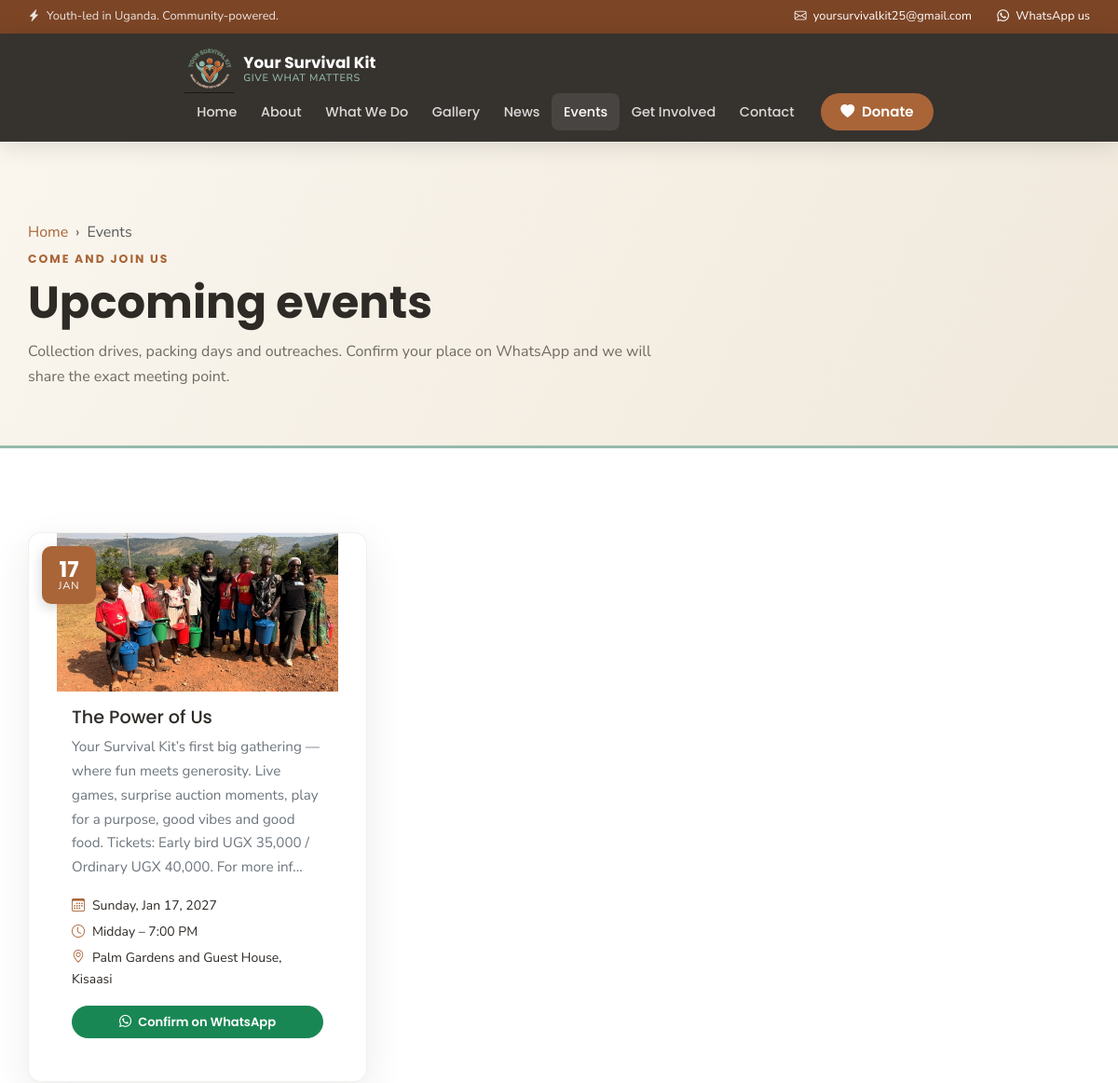
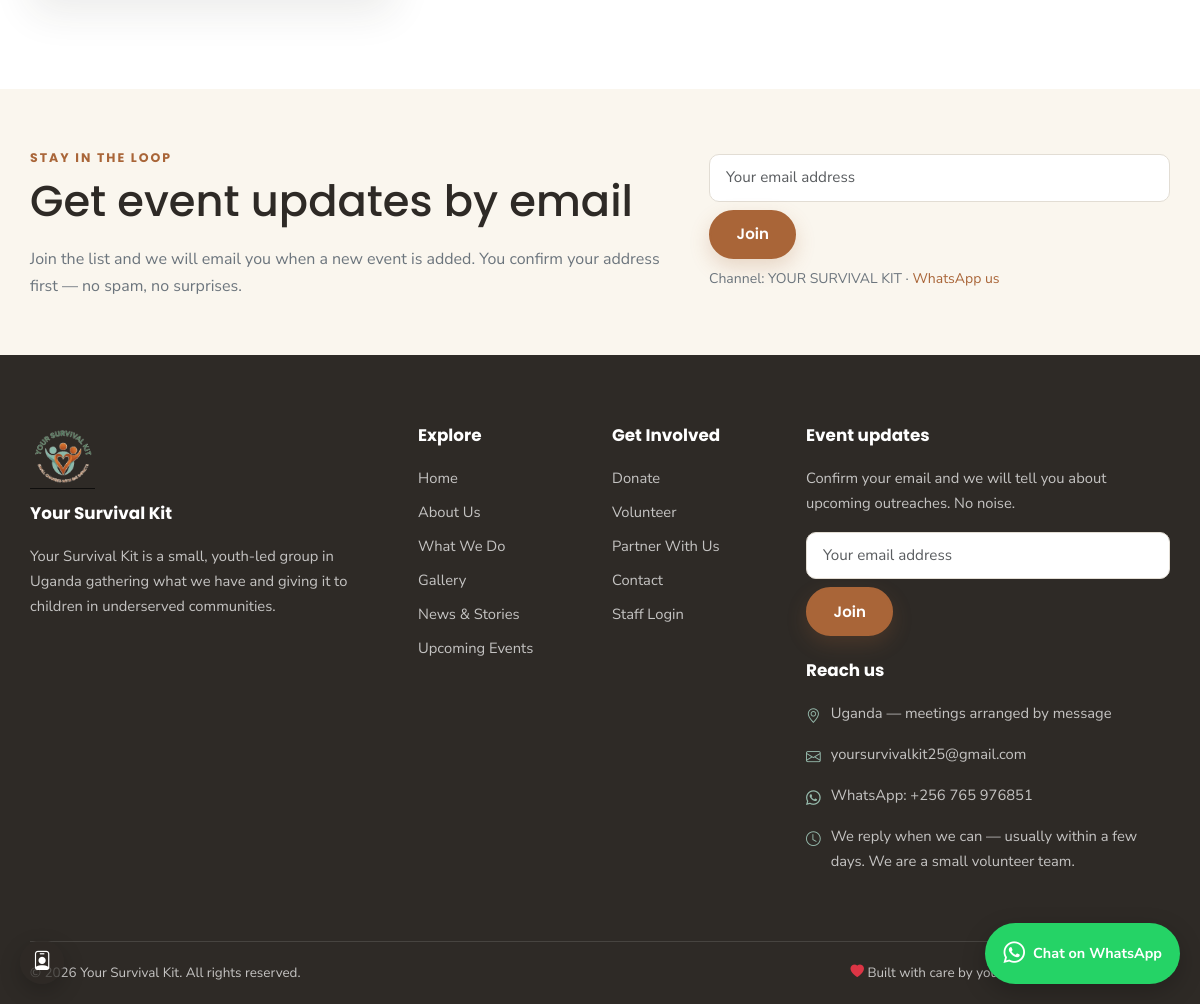
Screenshot of /events.php with the database file from the repository (2 pictures, top to bottom).
### tables this page shows
CREATE TABLE IF NOT EXISTS events (
  id          INT UNSIGNED AUTO_INCREMENT PRIMARY KEY,
  title       VARCHAR(180) NOT NULL,
  description TEXT,
  event_date  DATE NOT NULL,
  event_time  VARCHAR(60) DEFAULT NULL,
  location    VARCHAR(180) DEFAULT NULL,
  image       VARCHAR(255) DEFAULT NULL,
  status      ENUM('draft','published') NOT NULL DEFAULT 'published',
  created_at  TIMESTAMP NOT NULL DEFAULT CURRENT_TIMESTAMP,
  updated_at  TIMESTAMP NOT NULL DEFAULT CURRENT_TIMESTAMP ON UPDATE CURRENT_TIMESTAMP,
  KEY idx_date (event_date),
  KEY idx_status (status)
);

### includes/config.php (called while the page is built, shortened)
<?php
try {
    $dsn = 'mysql:host=' . DB_HOST . ';dbname=' . DB_NAME . ';charset=' . DB_CHARSET;
    $pdo = new PDO($dsn, DB_USER, DB_PASS, [
        PDO::ATTR_ERRMODE            => PDO::ERRMODE_EXCEPTION,
        PDO::ATTR_DEFAULT_FETCH_MODE => PDO::FETCH_ASSOC,
        PDO::ATTR_EMULATE_PREPARES   => false,
    ]);
} catch (PDOException $e) {
    http_response_code(500);
    die('<!doctype html><html><head><meta charset="utf-8"><title>Site unavailable</title></head>'
        . '<body style="font-family:sans-serif;text-align:center;padding:5rem">'
        . '<h1>We will be right back</h1><p>The site is temporarily unavailable. Please try again shortly.</p>'
        . '</body></html>');
}
$settings = [];
try {
    $stmt = $pdo->query('SELECT setting_key, setting_value FROM site_settings');
    foreach ($stmt as $row) {
        $settings[$row['setting_key']] = $row['setting_value'];
    }
} catch (PDOException $e) {
}
function setting(string $key, string $default = ''): string
{
    global $settings;
    return $settings[$key] ?? $default;
}
function url(string $path = ''): string
{
    return BASE_URL . ltrim($path, '/');
}
function asset(string $path): string
{
    return url('assets/' . ltrim($path, '/'));
}

### includes/functions.php (called while the page is built, shortened)
<?php
require_once __DIR__ . '/config.php';
function e($value): string
{
    return htmlspecialchars((string) $value, ENT_QUOTES | ENT_SUBSTITUTE, 'UTF-8');
}
function image_src(?string $filename, string $fallback = 'outreach/outreach-09.jpg'): string
{
    return $filename && is_file(UPLOAD_DIR . $filename)
        ? UPLOAD_URL . rawurlencode($filename)
        : asset('img/' . $fallback);
}
function ug_phone($phone): string|false
{
    $p = preg_replace('/[^0-9+]/', '', trim((string) $phone));
    if (preg_match('/^\+256\d{9}$/', $p)) return $p;
    return false;
}
function whatsapp_link(?string $phone = null, string $message = ''): string
{
    $number = $phone ? ug_phone($phone) : ug_phone(setting('whatsapp_number'));
    $url = 'https://wa.me/' . ltrim($number, '+');
    if ($message !== '') $url .= '?text=' . rawurlencode($message);
    return $url;
}
function excerpt(string $text, int $length = 160): string
{
    $text = trim(strip_tags($text));
    return mb_substr($text, 0, $length) . '…';
}

### events.php (the view, shortened to what this page needs)
<?php
require_once __DIR__ . '/includes/config.php';
require_once __DIR__ . '/includes/functions.php';
$today = date('Y-m-d');
$upcoming = $pdo->prepare(
    "SELECT * FROM events WHERE status = 'published' AND event_date >= ? ORDER BY event_date ASC, event_time ASC LIMIT 12"
);
$upcoming->execute([$today]);
$upcoming = $upcoming->fetchAll();
$waNumber = setting('whatsapp_number', '+256 765 976851');
include __DIR__ . '/includes/header.php';
?>
<section class="page-hero">
  <div class="ys-container">
    <nav aria-label="breadcrumb"><ol class="breadcrumb">
      <li class="breadcrumb-item"><a href="<?= e(url()) ?>">Home</a></li>
      <li class="breadcrumb-item active" aria-current="page">Events</li>
    </ol></nav>
    <span class="eyebrow">Come and join us</span>
    <h1>Upcoming events</h1>
    <p>Collection drives, packing days and outreaches. Confirm your place on WhatsApp and we will share the exact meeting point.</p>
  </div>
</section>
<section class="section">
  <div class="ys-container">
    <?php if ($upcoming): ?>
      <div class="row g-4">
        <?php foreach ($upcoming as $ev): ?>
          <?php
          $where = trim((string) $ev['location']) ?: 'Location shared with confirmed volunteers';
          $text  = 'Hello Your Survival Kit. I would like to join "' . $ev['title'] . '" on '
                 . date('D, M j, Y', strtotime($ev['event_date'])) . '.';
          ?>
          <div class="col-md-6 col-lg-4">
            <article class="card-ys event-card h-100">
              <div class="event-date">
                <strong><?= e(date('d', strtotime($ev['event_date']))) ?></strong>
                <span><?= e(date('M', strtotime($ev['event_date']))) ?></span>
              </div>
              <?php if ($ev['image']): ?>
                <img src="<?= e(image_src($ev['image'])) ?>" alt="<?= e($ev['title']) ?>" class="event-img">
              <?php else: ?>
                <img src="<?= e(asset('img/outreach/outreach-22.jpg')) ?>" alt="Your Survival Kit outreach" class="event-img">
              <?php endif; ?>
              <div class="p-3">
                <h4 class="h5 mb-2"><?= e($ev['title']) ?></h4>
                <p class="small text-secondary mb-3"><?= e($ev['description'] ? excerpt($ev['description'], 220) : 'More details will be shared on WhatsApp.') ?></p>
                <ul class="list-unstyled small mb-3">
                  <li class="mb-1"><i class="bi bi-calendar3 text-brown me-2"></i><?= e(date('l, M j, Y', strtotime($ev['event_date']))) ?></li>
                  <?php if ($ev['event_time']): ?><li class="mb-1"><i class="bi bi-clock text-brown me-2"></i><?= e($ev['event_time']) ?></li><?php endif; ?>
                  <li><i class="bi bi-geo-alt text-brown me-2"></i><?= e($where) ?></li>
                </ul>
                <a class="btn btn-success btn-sm w-100" href="<?= e(whatsapp_link($waNumber, $text)) ?>" target="_blank" rel="noopener"><i class="bi bi-whatsapp me-1"></i> Confirm on WhatsApp</a>
              </div>
            </article>
          </div>
        <?php endforeach; ?>
      </div>
    <?php endif; ?>
  </div>
</section>
<section class="section-sm section-alt">
  <div class="ys-container">
    <div class="row align-items-center gy-4">
      <div class="col-lg-7">
        <span class="eyebrow">Stay in the loop</span>
        <h2 class="section-title h3">Get event updates by email</h2>
        <p class="text-secondary mb-0">Join the list and we will email you when a new event is added. You confirm your address first — no spam, no surprises.</p>
      </div>
      <div class="col-lg-5">
        <form method="post" action="<?= e(url('newsletter.php')) ?>" class="d-flex flex-wrap gap-2">
          <input type="email" name="email" class="form-control flex-grow-1" style="min-width:180px" placeholder="Your email address" required aria-label="Email address">
          <button class="btn btn-ys" type="submit">Join</button>
        </form>
        <small class="text-secondary d-block mt-2">Channel: <?= e(setting('whatsapp_channel', 'YOUR SURVIVAL KIT')) ?> · <a href="<?= e(whatsapp_link($waNumber, 'Hello! Please add me to the Your Survival Kit WhatsApp channel.')) ?>" target="_blank" rel="noopener" class="text-brown">WhatsApp us</a></small>
      </div>
    </div>
  </div>
</section>
<?php include __DIR__ . '/includes/footer.php'; ?>

### assets/css/style.css (style rules this page uses)
:root { --ys-brown: #a96538; --ys-brown-dark: #7c4526; --ys-green: #96baac; --ys-green-dark: #5c8577; --ys-ink: #2e2a26; --ys-muted: #6f6a62; --ys-cream: #faf6ee; --ys-sand: #f0e8db; --ys-gold: #e5b24b; --ys-white: #ffffff; --ys-radius: 14px; --ys-shadow: 0 14px 40px rgba(46, 42, 38, .09); --ys-font-head: 'Poppins', sans-serif; --ys-font-body: 'Nunito Sans', sans-serif; }
html { scroll-behavior: smooth; }
body { font-family: var(--ys-font-body); color: var(--ys-ink); background: var(--ys-white); font-size: 16px; line-height: 1.7; }
h1, h2, h3, h4, h5, h6 { font-family: var(--ys-font-head); font-weight: 700; color: var(--ys-ink); }
a { color: var(--ys-brown); text-decoration: none; transition: color .2s ease; }
img { max-width: 100%; }
.ys-container { max-width: 1180px; margin: 0 auto; padding: 0 20px; }
.section { padding: 90px 0; }
.section-sm { padding: 55px 0; }
.section-alt { background: var(--ys-cream); }
.eyebrow { display: inline-block; font: 700 .78rem/1 var(--ys-font-head); letter-spacing: .16em; text-transform: uppercase; color: var(--ys-brown); margin-bottom: 12px; }
.section-title { font-size: clamp(1.9rem, 4vw, 2.7rem); line-height: 1.2; margin-bottom: 18px; }
.text-brown { color: var(--ys-brown) !important; }
.btn { border-radius: 50px; padding: .7rem 1.6rem; font-family: var(--ys-font-head); font-weight: 600; font-size: .94rem; }
.btn-ys { background: var(--ys-brown); color: #fff; border: 2px solid var(--ys-brown); box-shadow: 0 8px 20px rgba(169,101,56,.22); }
.btn-sm { padding: .4rem 1rem; font-size: .82rem; }
.page-hero { background: linear-gradient(120deg, var(--ys-cream), var(--ys-sand)); padding: 70px 0 60px; border-bottom: 3px solid var(--ys-green); }
.page-hero h1 { font-size: clamp(2rem, 4.5vw, 3rem); margin-bottom: 10px; }
.page-hero p { color: var(--ys-muted); max-width: 680px; margin: 0; }
.breadcrumb { margin-top: 14px; margin-bottom: 0; --bs-breadcrumb-divider: '›'; }
.breadcrumb a { color: var(--ys-brown); }
.card-ys { background: #fff; border: 1px solid rgba(46,42,38,.07); border-radius: var(--ys-radius); padding: 30px; box-shadow: var(--ys-shadow); height: 100%; transition: transform .25s ease, box-shadow .25s ease; }
.card-ys h4 { font-size: 1.2rem; margin-bottom: 10px; }
.card-ys p { color: var(--ys-muted); font-size: .95rem; margin: 0; }
.form-control, .form-select { border: 1.5px solid #e2ddd4; border-radius: 10px; padding: .72rem 1rem; font-size: .95rem; background: #fff; }
.event-card { position: relative; overflow: hidden; padding-top: 0; }
.event-date { position: absolute; top: 14px; left: 14px; z-index: 2; width: 58px; height: 62px; background: var(--ys-brown); color: #fff; border-radius: 10px; display: grid; place-content: center; text-align: center; box-shadow: 0 4px 14px rgba(0,0,0,.18); line-height: 1; }
.event-date strong { font-family: var(--ys-font-head); font-size: 1.45rem; display: block; }
.event-date span { font-size: .7rem; text-transform: uppercase; letter-spacing: .08em; }
.event-img { width: 100%; height: 170px; object-fit: cover; }
html { -webkit-text-size-adjust: 100%; }
body { overflow-x: hidden; }

### rows the page displays
events: event_date "17", event_date "JAN", title "The Power of Us", description "Your Survival Kit’s first big gathering — where fun meets generosity. Live games, surprise auction moments, play for a purpose, good vibes and good food. Tickets: Early bird UGX 35,000 / Ordinary UGX 40,000. For more inf…", event_date "Sunday, Jan 17, 2027", event_time "Midday – 7:00 PM", location "Palm Gardens and Guest House, Kisaasi"

### other values shown
$email "yoursurvivalkit25@gmail.com"
setting('whatsapp_channel', 'YOUR SURVIVAL KIT') "YOUR SURVIVAL KIT"
setting('about_short', SITE_TAGLINE) "Your Survival Kit is a small, youth-led group in Uganda gathering what we have and giving it to children in underserved communities."
$address "Uganda — meetings arranged by message"
setting('whatsapp_number') "+256 765 976851"
$hours "We reply when we can — usually within a few days. We are a small volunteer team."
